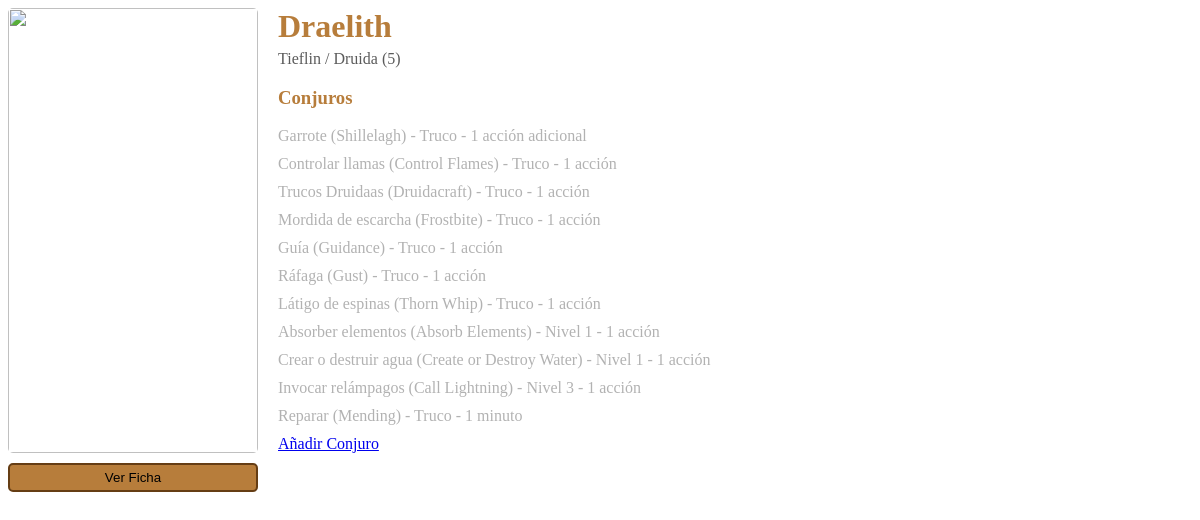
The app's page /sections/personaje.php?id=1 with its own data.
### tables this page shows
CREATE TABLE `chars` (
  `id_char` int(11) NOT NULL,
  `id_user` int(3) NOT NULL,
  `name` varchar(50) NOT NULL,
  `raza` varchar(255) NOT NULL,
  `nivel` int(2) NOT NULL,
  `clase` varchar(255) NOT NULL,
  `pdf_path` varchar(255) NOT NULL,
  `image_path` varchar(255) NOT NULL,
  `full_body_image_path` varchar(255) NOT NULL
);

CREATE TABLE `conjuros` (
  `id_spell` int(4) NOT NULL,
  `name` varchar(255) NOT NULL,
  `descr` text NOT NULL,
  `duracion` varchar(255) NOT NULL,
  `concentracion` varchar(255) NOT NULL,
  `casteo` varchar(255) NOT NULL,
  `level` varchar(255) NOT NULL,
  `rango` varchar(255) NOT NULL,
  `clases` varchar(500) NOT NULL,
  `escuela` varchar(255) NOT NULL
);

### classes/DbConnector.php (called while the page is built, shortened)
<?php
class DbConector {
    private $db = "";
    private static $instance;
    public static function singleton()
    {
        if (!isset(self::$instance)) {
            self::$instance = new self();
        }
        return self::$instance;
    }
    private function __construct() {
        $this->db = new PDO($this::DB_DATA, $this::USERNAME, $this::PASSWD);
    }
    public function getChar($id_char) {
        try {
            $consulta = $this->db->prepare("SELECT * FROM chars where id_char = :char_id");
            $consulta->bindParam(":char_id", $id_char, PDO::PARAM_INT);
            $results = $consulta->execute();
            $data = $consulta->fetch();
            return $data;
        } catch (PDOException $e) {
            echo $e->getMessage();
        }
    }
    public function getSpellsIds($id_char) {
        try {
            $consulta = $this->db->prepare("SELECT spells FROM spellset where id_char = :char_id");
            $consulta->bindParam(":char_id", $id_char, PDO::PARAM_INT);
            $results = $consulta->execute();
            $data = $consulta->fetch();
            if (isset($data["spells"])) {
                return $data["spells"];
            } else {
                return "";
            }
        } catch (PDOException $e) {
            echo $e->getMessage();
        }
    }
    public function getSpells($ids, $diffOrder = null) {
        try {
            if ($ids != null) {
                if ($diffOrder == null) {
                    $consulta = $this->db->prepare("SELECT * FROM conjuros where id_spell in ($ids) ORDER BY `conjuros`.`level` ASC");
                } else {
                    $consulta = $this->db->prepare("SELECT * FROM conjuros where id_spell in ($ids)  ORDER BY
                    CASE
                        WHEN casteo = '1 acción adicional' THEN 0
                        WHEN casteo = '1 acción' THEN 1
                        WHEN casteo = '1 reacción' THEN 2
                        ELSE 3
                    END");
                }
            } else {
                return [];
            }
            $results = $consulta->execute();
            $data = $consulta->fetchAll();
            return $data;
        } catch (PDOException $e) {
            echo $e->getMessage();
        }
    }
}

### sections/personaje.php (the view, shortened to what this page needs)
<?php
require_once("../classes/DbConnector.php");
$db = DbConector::singleton();
if (isset($_GET["id"])) {
    $charId = $_GET["id"];
    $charData = $db->getChar($charId);
    $spellsIds = str_replace('"', '',$db->getSpellsIds($charId));
    $charSpells = $db->getSpells($spellsIds, "yes");
}
?>
<link rel="stylesheet" href="../styles/char.css">
<div id="charDiv">
    <div>
        <img src="../resources/chars/draelith_cuerpo_completo.png" id="fullBodyImg" alt="">
        <button id="showPdfButton">Ver Ficha</button>
    </div>
    <div class="charInfo">
        <h1><?=$charData["name"]?></h1>
        <span id="charSubTitle"><?=$charData["raza"]?> / <?=$charData["clase"]?> (<?=$charData["nivel"]?>)</span>
        <h3>Conjuros</h3>
        <?php foreach ($charSpells as $key => $spell) { ?>
            <a class="spellsInfo" href="spell.php?id_spell=<?=$spell["id_spell"]?>&prevPath=<?=$_SERVER['REQUEST_URI']?>"> <?=$spell["name"]?> - <?=$spell["level"]?> - <?=$spell["casteo"]?></a>
        <?php } ?>
        <a href="allSpells.php?id_char=<?=$charId?>&classFilter=<?=strtolower($charData["clase"])?>">Añadir Conjuro</a>
    </div>
</div>

### styles/char.css (style rules this page uses)
#charDiv { display: grid; grid-template-columns: 250px auto; grid-gap: 20px }
#fullBodyImg { width: 100%; border-radius: 5px; }
#charDiv h1 { margin-top: 0; margin-bottom: 5px; }
#charDiv h1, #charDiv h2, #charDiv h3 { color: #b77d3b; }
#charSubTitle { color: #5b5b5b }
.spellsInfo { color: #b2b2b2; margin: 10px 0; cursor: pointer; display: block; text-decoration: none; }
#showPdfButton { margin-top: 10px; width: 100%; padding: 5px 10px; border-radius: 5px; background-color: #b77d3b; border: 2px solid #653d14; cursor: pointer; }

### records on screen
chars: name "Draelith", raza "Tieflin", clase "Druida", nivel "5"
conjuros: name "Garrote (Shillelagh)", level "Truco", casteo "1 acción adicional"
conjuros: name "Controlar llamas (Control Flames)", level "Truco", casteo "1 acción"
conjuros: name "Trucos Druidaas (Druidacraft)", level "Truco", casteo "1 acción"
conjuros: name "Mordida de escarcha (Frostbite)", level "Truco", casteo "1 acción"
conjuros: name "Guía (Guidance)", level "Truco", casteo "1 acción"
conjuros: name "Ráfaga (Gust)", level "Truco", casteo "1 acción"
conjuros: name "Látigo de espinas (Thorn Whip)", level "Truco", casteo "1 acción"
conjuros: name "Absorber elementos (Absorb Elements)", level "Nivel 1", casteo "1 acción"
conjuros: name "Crear o destruir agua (Create or Destroy Water)", level "Nivel 1", casteo "1 acción"
conjuros: name "Invocar relámpagos (Call Lightning)", level "Nivel 3", casteo "1 acción"
conjuros: name "Reparar (Mending)", level "Truco", casteo "1 minuto"
